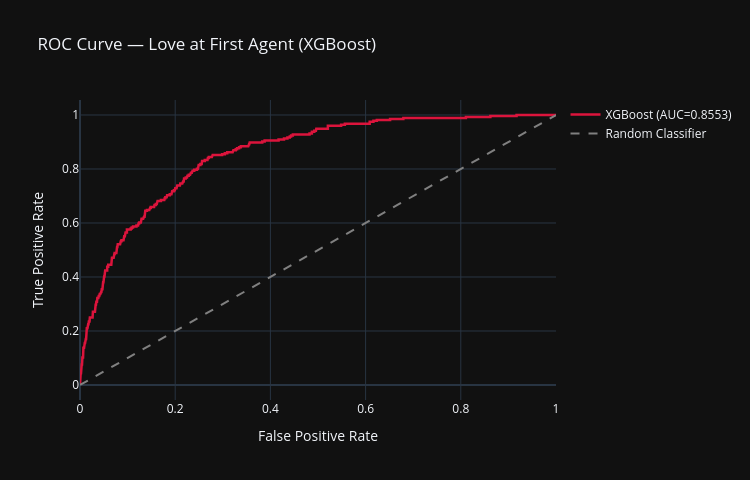

The cell this chart's notebook holds for it:
### Code cell
# Cell 7 — ROC Curve Visualization
fpr, tpr, _ = roc_curve(y2_test, xgb_proba)

fig = go.Figure()
fig.add_trace(go.Scatter(
    x=fpr, y=tpr,
    mode='lines',
    name=f'XGBoost (AUC={auc:.4f})',
    line=dict(color='crimson', width=2.5)
))
fig.add_trace(go.Scatter(
    x=[0,1], y=[0,1],
    mode='lines',
    line=dict(color='gray', dash='dash'),
    name='Random Classifier'
))
fig.update_layout(
    title='ROC Curve — Love at First Agent (XGBoost)',
    xaxis_title='False Positive Rate',
    yaxis_title='True Positive Rate',
    template='plotly_dark',
    width=750, height=480
)
fig.show()
print(f"ROC AUC: {auc:.4f}")

### Figure 1 — Plotly figure (JSON) as saved in the notebook; plotly's stock layout.template omitted (floating-point values rounded to 4 significant figures; data arrays with more than 128 entries replaced by an {"elided": "..."} marker saying what was removed)
{"data": [{"line": {"color": "crimson", "width": 2.5}, "mode": "lines", "name": "XGBoost (AUC=0.8553)", "type": "scatter", "x": {"elided": "350 float values"}, "y": {"elided": "350 float values"}}, {"line": {"color": "gray", "dash": "dash"}, "mode": "lines", "name": "Random Classifier", "type": "scatter", "x": [0, 1], "y": [0, 1]}], "layout": {"height": 480, "title": {"text": "ROC Curve — Love at First Agent (XGBoost)"}, "width": 750, "xaxis": {"title": {"text": "False Positive Rate"}}, "yaxis": {"title": {"text": "True Positive Rate"}}}}
